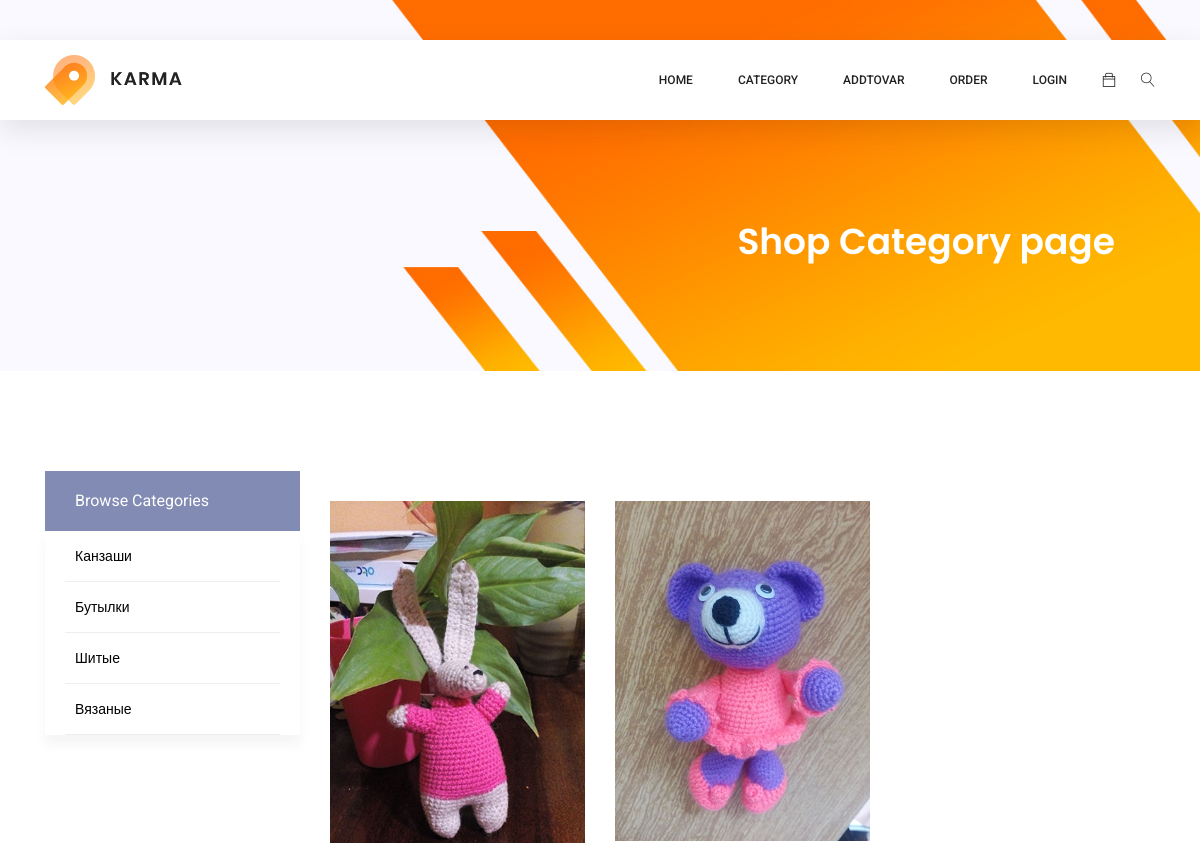
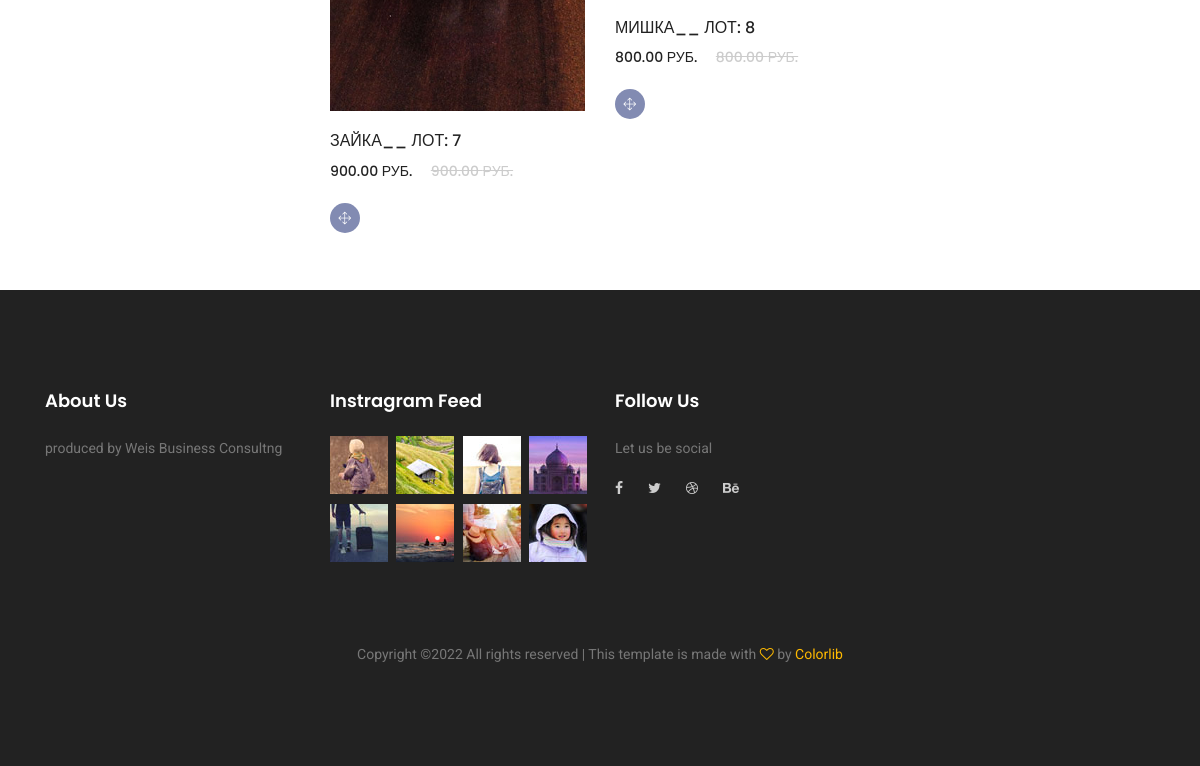
Before: /category/4/ with the older database file (2 pictures, top to bottom).
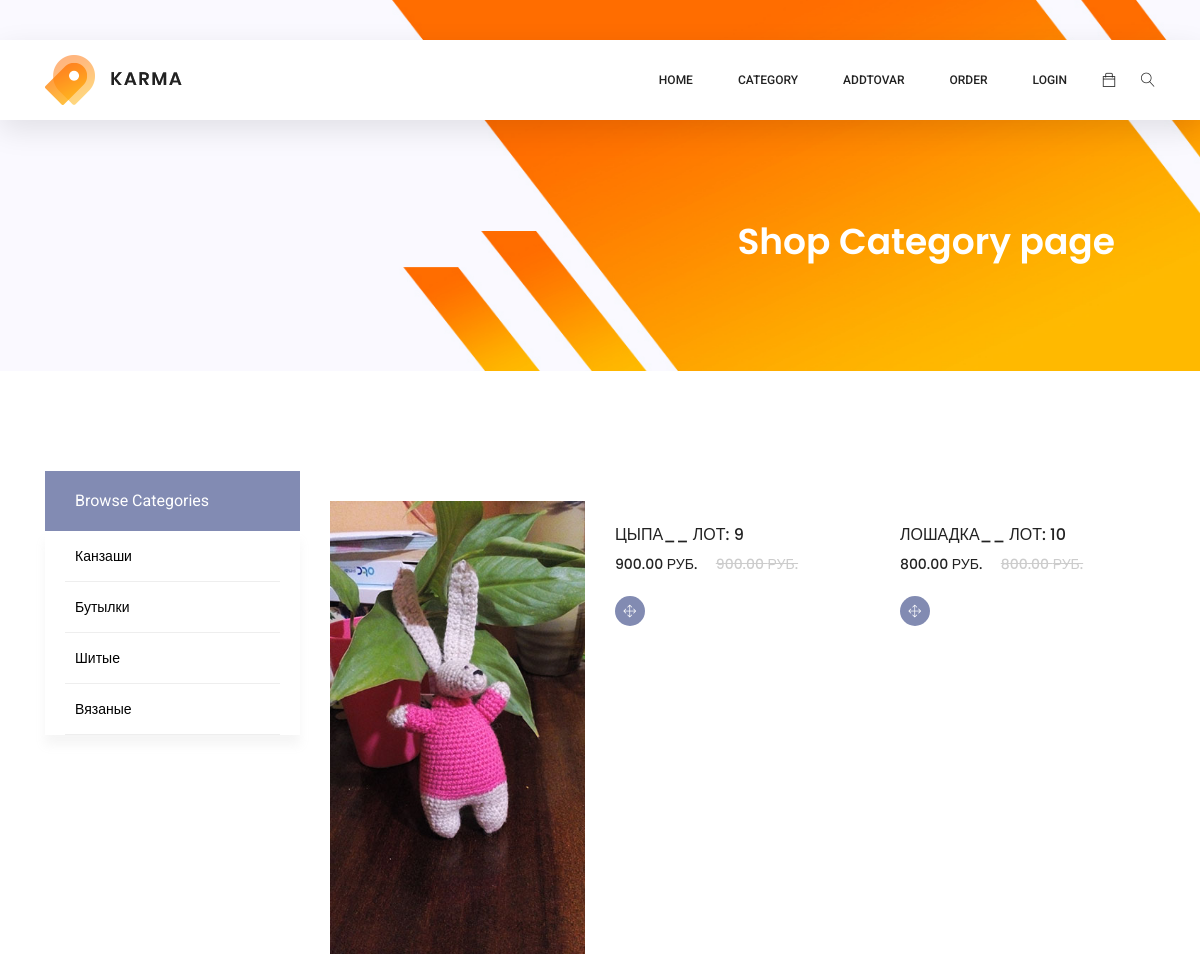
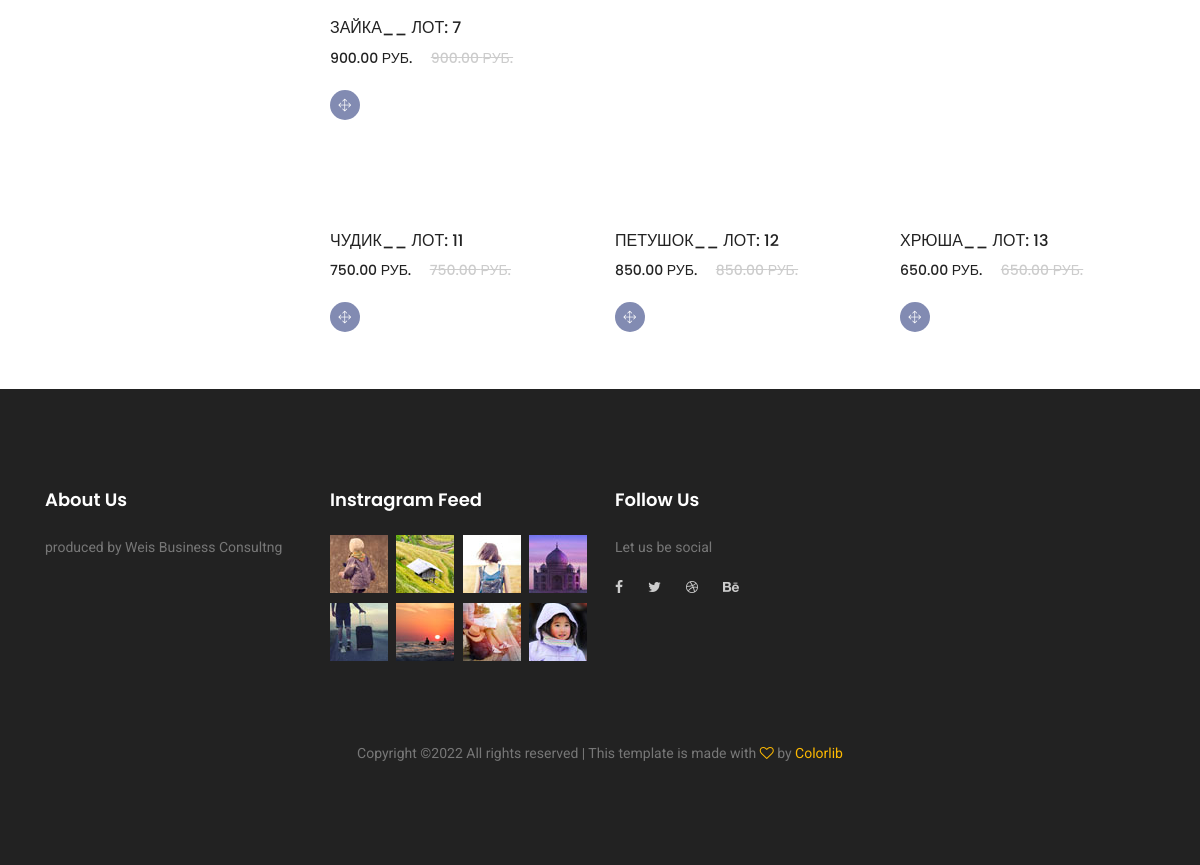
After: the same page with the newer database file (2 pictures, top to bottom).
### women/models.py (models this page shows, shortened)
class Category (models.Model):
    name = models.CharField(max_length=100, db_index=True)
    def get_absolute_url(self):
        return reverse ('category', kwargs = {'cat_id': self.pk})

class Women (models.Model):
    title = models.CharField(max_length=255)
    content = models.TextField(blank=True)
    photo = models.ImageField(upload_to="photos/%Y/%m/%d/")
    price = models.DecimalField(max_digits=15, decimal_places=2)
    time_create = models.DateTimeField(auto_now_add=True)
    time_update = models.DateTimeField(auto_now=True)
    is_published = models.BooleanField(default=True)
    cat = models.ForeignKey("Category", on_delete=models.PROTECT, null=True)
    def get_absolute_url(self):
        return reverse ('post', kwargs = {'post_id': self.pk})

### women/views.py (the view)
# urls.py: path('category/<int:cat_id>/', category, name="category"), # - направляем на category
def category(request, cat_id):
    posts = Women.objects.filter(cat_id=cat_id) # в переменную posts отфильтрованные записи таблицы Women
    cats = Category.objects.all() # в переменную cats ВСЕ записи таблицы Category
    return render(request, 'women/category.html', {'cats': cats, 'posts': posts})

### women/templates/women/category.html (shortened to what this page needs)
{% extends 'women/base.html' %}
{% block content %}
<body id="category">
<section class="banner-area organic-breadcrumb">
    <div class="container">
        <div class="breadcrumb-banner d-flex flex-wrap align-items-center justify-content-end">
            <div class="col-first">
                <h1>Shop Category page</h1>
            </div>
        </div>
    </div>
</section>
<div class="container">
    <div class="row">
        <div class="col-xl-3 col-lg-4 col-md-5">
            <div class="sidebar-categories">
                <div class="head">Browse Categories</div>
                <ul class="main-categories">
                    {% for c in cats %}
                     <li class="main-nav-list"><a href="{{c.get_absolute_url}}" aria-expanded="false" aria-controls="fruitsVegetable">{{ c.name }}</a></li>
                    {% endfor %}
                </ul>
            </div>
        </div>
        <div class="col-xl-9 col-lg-8 col-md-7">
            <section class="lattest-product-area pb-40 category-list">
                <div class="row">
                    {% for p in posts %}
                    <div class="col-lg-4 col-md-6">
                        <div class="single-product">
                            <img class="img-fluid" src="{{ p.photo.url }}" alt="">
                            <div class="product-details">
                                <h6>{{ p.title }}__ Лот: {{ p.id }}</h6>
                                <div class="price">
                                    <h6>{{ p.price }} руб.</h6>
                                    <h6 class="l-through">{{ p.price }} руб.</h6>
                                </div>
                                <div class="prd-bottom">
                                    <a href="{{p.get_absolute_url}}" class="social-info">
                                        <span class="lnr lnr-move"></span>
                                    </a>
                                </div>
                            </div>
                        </div>
                    </div>
                    {% endfor %}
                </div>
            </section>
        </div>
    </div>
</div>
</body>
</html>
{% endblock %}

### women/templates/women/base.html (shortened to what this page needs)
<!DOCTYPE html>
<html lang="zxx" class="no-js">
<head>
    <link rel="stylesheet" href="/static/css/linearicons.css">
    <link rel="stylesheet" href="/static/css/font-awesome.min.css">
    <link rel="stylesheet" href="/static/css/themify-icons.css">
    <link rel="stylesheet" href="/static/css/bootstrap.css">
    <link rel="stylesheet" href="/static/css/owl.carousel.css">
    <link rel="stylesheet" href="/static/css/nice-select.css">
    <link rel="stylesheet" href="/static/css/nouislider.min.css">
    <link rel="stylesheet" href="/static/css/ion.rangeSlider.css" />
    <link rel="stylesheet" href="/static/css/ion.rangeSlider.skinFlat.css" />
    <link rel="stylesheet" href="/static/css/magnific-popup.css">
    <link rel="stylesheet" href="/static/css/main.css">
</head>
<body>
<header class="header_area sticky-header">
    <div class="main_menu">
        <nav class="navbar navbar-expand-lg navbar-light main_box">
            <div class="container">
                <a class="navbar-brand logo_h" href="index.html"><img src="/static/img/logo.png" alt=""></a>
                <div class="collapse navbar-collapse offset" id="navbarSupportedContent">
                    <ul class="nav navbar-nav menu_nav ml-auto">
                        <li class="nav-item"><a class="nav-link" href="/">Home</a></li>
                        <li class="nav-item"><a class="nav-link" href="/category/2/">Category</a></li>
                        <li class="nav-item"><a class="nav-link" href="/addpage/">AddTovar</a></li>
                        <li class="nav-item"><a class="nav-link" href="/order/">Order</a></li>
                        <li class="nav-item"><a class="nav-link" href="/login/">Login</a></li>
                    </ul>
                    <ul class="nav navbar-nav navbar-right">
                        <li class="nav-item"><a href="#" class="cart"><span class="ti-bag"></span></a></li>
                        <li class="nav-item">
                            <button class="search"><span class="lnr lnr-magnifier" id="search"></span></button>
                        </li>
                    </ul>
                </div>
            </div>
        </nav>
    </div>
</header>
{% block content %}
{% endblock %}
<footer class="footer-area section_gap">
    <div class="container">
        <div class="row">
            <div class="col-lg-3  col-md-6 col-sm-6">
                <div class="single-footer-widget">
                    <h6>About Us</h6>
                    <p>
                       produced by Weis Business Consultng
                    </p>
                </div>
            </div>
            <div class="col-lg-3  col-md-6 col-sm-6">
                <div class="single-footer-widget mail-chimp">
                    <h6 class="mb-20">Instragram Feed</h6>
                    <ul class="instafeed d-flex flex-wrap">
                        <li><img src="/static/img/i1.jpg" alt=""></li>
                        <li><img src="/static/img/i2.jpg" alt=""></li>
                        <li><img src="/static/img/i3.jpg" alt=""></li>
                        <li><img src="/static/img/i4.jpg" alt=""></li>
                        <li><img src="/static//static/img/i5.jpg" alt=""></li>
                        <li><img src="/static/img/i6.jpg" alt=""></li>
                        <li><img src="/static/img/i7.jpg" alt=""></li>
                        <li><img src="/static/img/i8.jpg" alt=""></li>
                    </ul>
                </div>
            </div>
            <div class="col-lg-2 col-md-6 col-sm-6">
                <div class="single-footer-widget">
                    <h6>Follow Us</h6>
                    <p>Let us be social</p>
                    <div class="footer-social d-flex align-items-center">
                        <a href="#"><i class="fa fa-facebook"></i></a>
                        <a href="#"><i class="fa fa-twitter"></i></a>
                        <a href="#"><i class="fa fa-dribbble"></i></a>
                        <a href="#"><i class="fa fa-behance"></i></a>
                    </div>
                </div>
            </div>
        </div>
        <div class="footer-bottom d-flex justify-content-center align-items-center flex-wrap">
            <p class="footer-text m-0">
                Copyright &copy;<script>document.write(new Date().getFullYear());</script> All rights reserved | This template is made with <i class="fa fa-heart-o" aria-hidden="true"></i> by <a href="https://colorlib.com" target="_blank">Colorlib</a>
            </p>
        </div>
    </div>
</footer>
</body>
</html>

Changed rows visible on the page:
removed Women: photo (picture), title "МИШКА", id "8", price "800.00"
added Women: title "ЦЫПА", id "9", price "900.00"
added Women: title "ЛОШАДКА", id "10", price "800.00"
added Women: title "ЧУДИК", id "11", price "750.00"
added Women: title "ПЕТУШОК", id "12", price "850.00"
added Women: title "ХРЮША", id "13", price "650.00"
